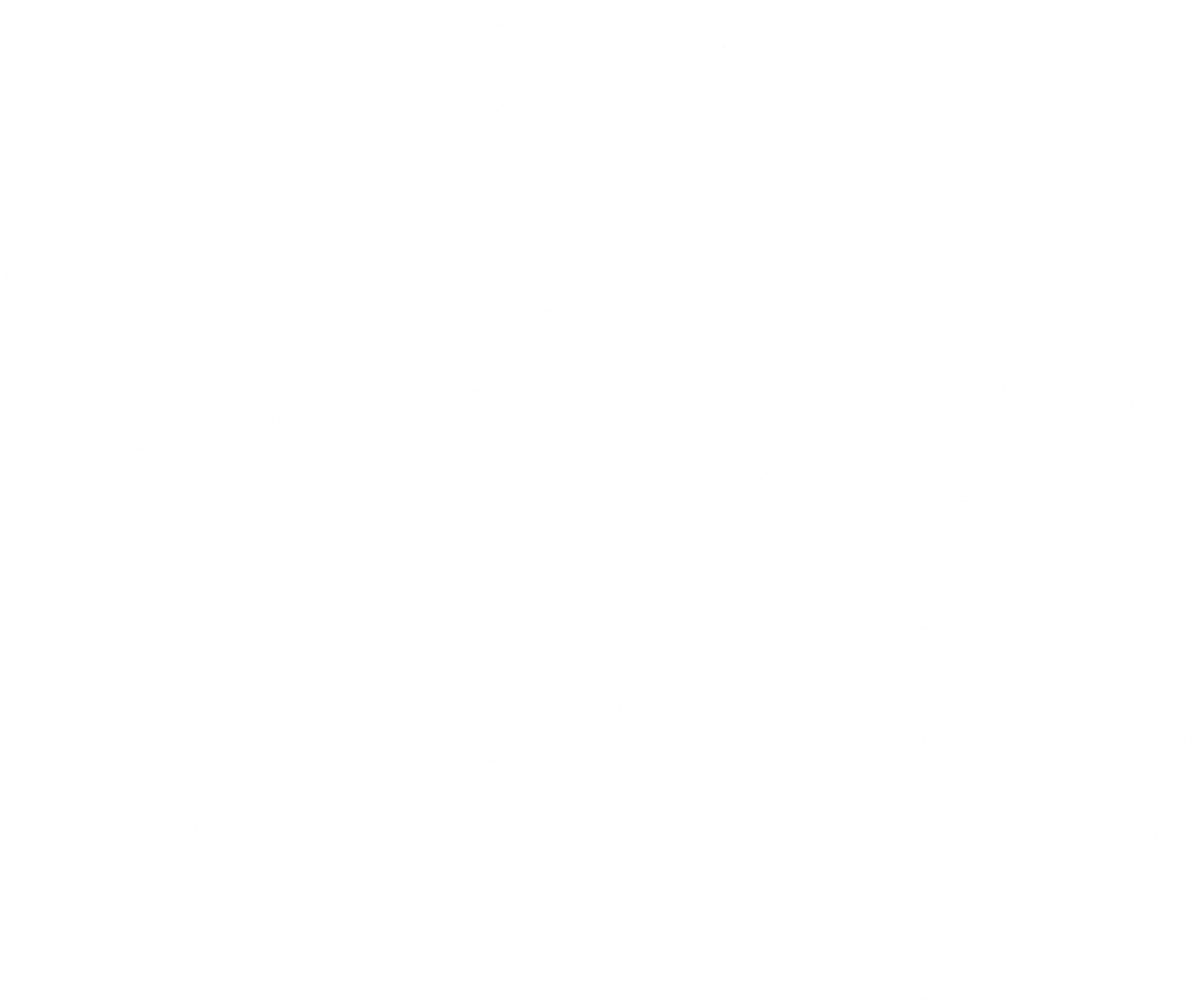
Frame 1 (no input)
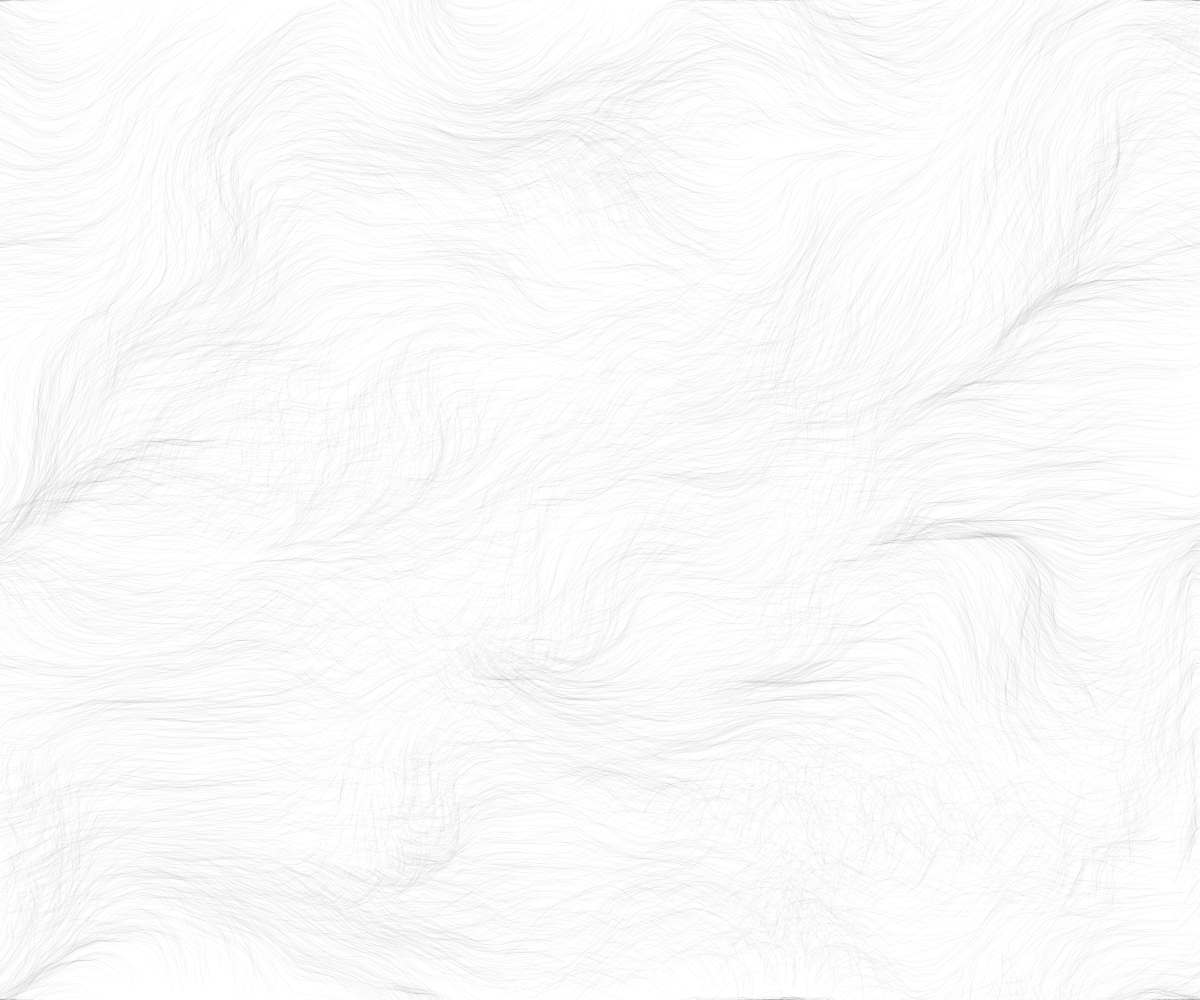
Frame 60 (no input)
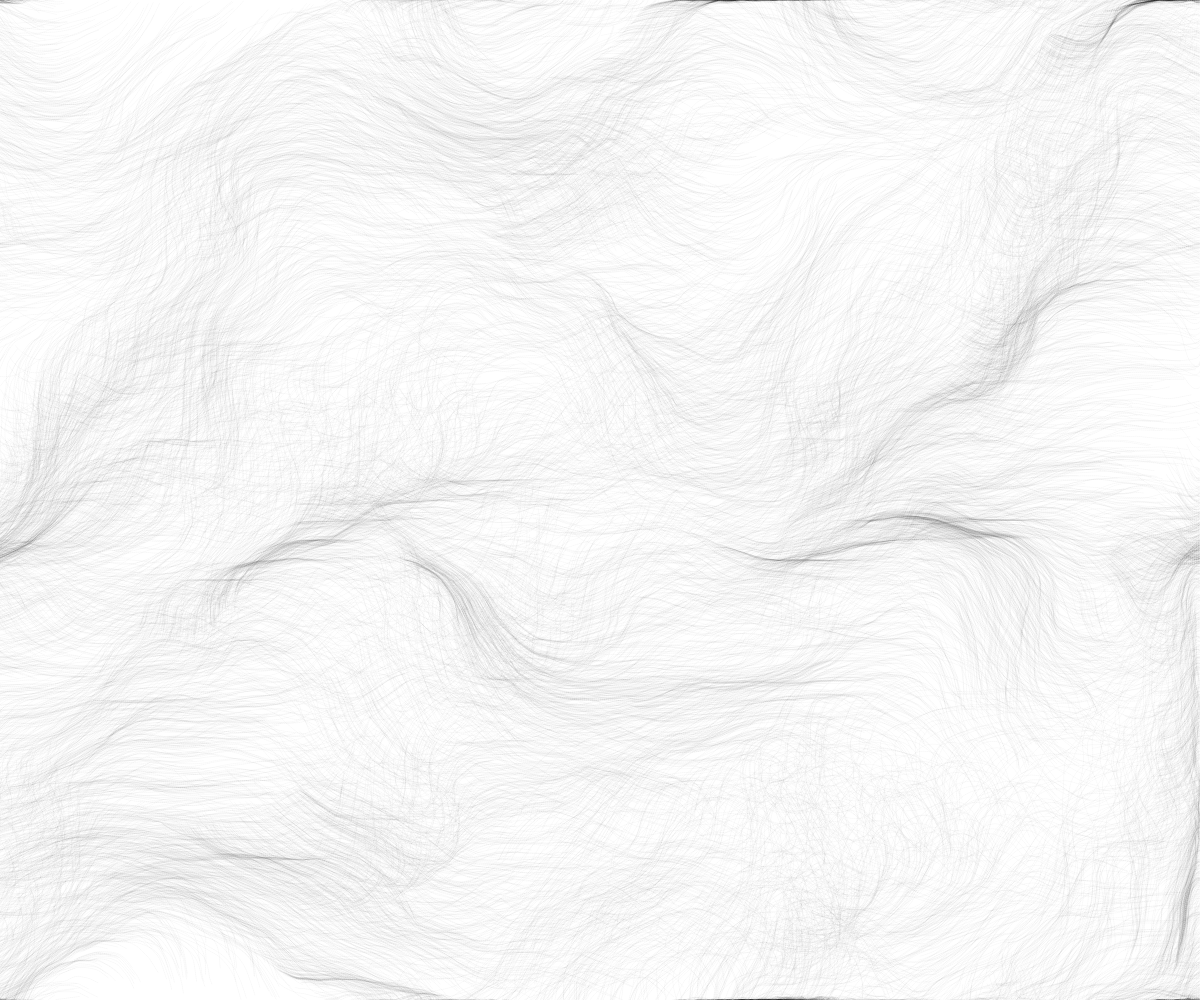
Frame 120 (the mouse pressed at the canvas centre since frame 60)

The p5.js sketch that drew these frames (run headless with seeded random() and noise() and a simulated clock; from frame 60 on, the mouse is pressed at the canvas centre):

// p5.js sketch
// ── sketch.js

var Xwin, Ywin;
var fr = 30;
var scl = 20, inc = 0.1;
var cols, rows;

var particles = [];
var flowfield;

function setup() {
    cols = floor(window.innerWidth / scl);
    rows = floor(window.innerHeight / scl);
    Xwin = cols * scl;
    Ywin = rows * scl;
    createCanvas(cols * scl, rows * scl, P2D);
	frameRate(fr);
    flowfield = new Array(rows * cols);
    for(var i = 0; i < 10000; i++){
        particles[i] = new Particle();
    }
}

var zoff = 0;

function draw() {
    var yoff = 0;
    for(var y = 0; y < rows; y++){
        var xoff = 0;
        for(var x = 0; x < cols; x++){
            var index = x + y * cols;
            var angle = noise(xoff, yoff, zoff) * TWO_PI;
            var v = p5.Vector.fromAngle(angle);
            flowfield[index] = v;
            xoff += inc;
        }
        yoff += inc;
        zoff += 0.0003
    }

    for(i in particles){
        particles[i].follow(flowfield);
        particles[i].update();
        particles[i].show();
        particles[i].edges();
    }
}
// ── particle.js


function Particle(){
    this.pos = createVector(random(Xwin),random(Ywin));
    this.vel = createVector(0,0);
    this.acc = createVector(0,0);
    this.maxspeed = 2;
    this.prevPos = this.pos.copy();


    this.update = function(){
        this.vel.add(this.acc);
        this.vel.limit(this.maxspeed);
        this.pos.add(this.vel);
        this.acc.mult(0);
    }

    this.follow = function(vectors){
        var x = floor(this.pos.x / scl);
        var y = floor(this.pos.y / scl);
        var index = x + y * cols;
        var force = vectors[index];
        this.applyForce(force);
    }

    this.applyForce = function(force){
        this.acc.add(force);
    }

    this.show = function(){
        stroke(0,5);
        line(this.pos.x, this.pos.y, this.prevPos.x, this.prevPos.y);
        this.updatePrev();
        //point(this.pos.x,this.pos.y);
    }

    this.edges = function(){
        if(this.pos.x > Xwin){
            this.pos.x = 0;
            this.updatePrev();
        } 
        if(this.pos.x < 0){
            this.pos.x = Xwin;this.updatePrev();
        } 
        if(this.pos.y > Ywin){
            this.pos.y = 0;this.updatePrev();
        } 
        if(this.pos.y < 0){
            this.pos.y = Ywin;this.updatePrev();
        } 
    }

    this.updatePrev = function(){
        this.prevPos.x = this.pos.x;
        this.prevPos.y = this.pos.y;
    }
}
